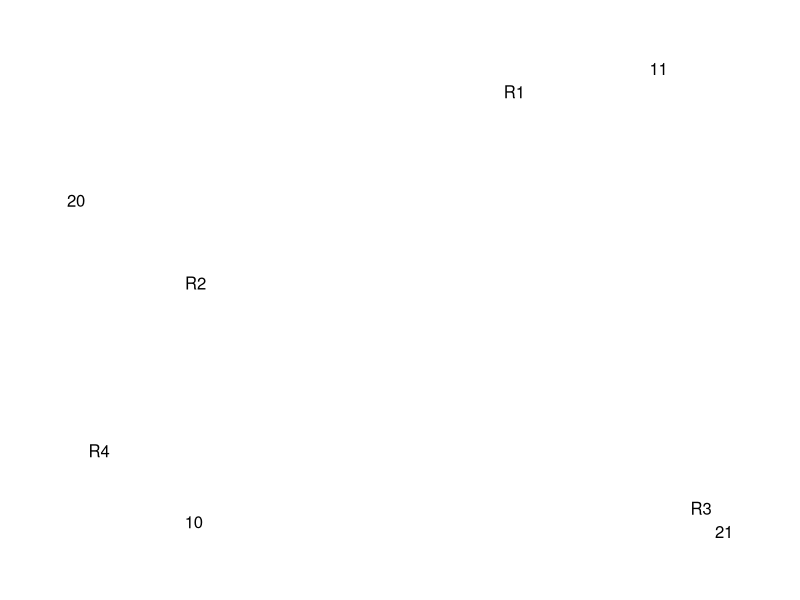

Write the R code that produced this figure.
# Classical MDS

levels <- c('11','10','21','20')
respondents <- c('R1','R2','R3','R4')
R1 <- c(1.5,2,1.5,2.5)
R2 <- c(3.5,3,3,3)
R3 <-c(2, 1.5, 2.5,1.5)
R4 <- c(3,3.5,2.5,3.5)

Respondent.data <- data.frame(R1,R2,R3,R4)
mds1 <- cmdscale(dist(Respondent.data))
rot1<-matrix(1:4,nrow=2, ncol=2)
theta1=0
rot1[1,1]<-cos(theta1)
rot1[1,2]<-sin(theta1)
rot1[2,1]<- sin(theta1)
rot1[2,2]<- cos(theta1)
ref1<-matrix(1:4,nrow=2, ncol=2)
ref1[1,1]<-  1
ref1[1,2]<-  0
ref1[2,1]<- 0
ref1[2,2]<- 1
mds1a <- t(rot1 %*% t(mds1))
par(mai=c(.75,.75,.75,.75))
plot(mds1a, type = 'n', axes = FALSE, xlab = '', ylab = '')
text(mds1a[, 1], mds1a[, 2], respondents)

par(new=T)

L11 <-c(1.5,3,2,3)
L10 <-c(2,3,1.5,3.5)
L21 <-c(2,3,2.5,2.5)
L20 <-c(2,3,1.5,3.5)
Level.data <- data.frame(L11,L10,L21,L20)
mds2 <- cmdscale(dist(Level.data))
rot2<-matrix(1:4,nrow=2, ncol=2)
theta2=0
rot2[1,1]<-  cos(theta2)
rot2[1,2]<- - sin(theta2)
rot2[2,1]<- sin(theta2)
rot2[2,2]<- cos(theta2)
ref2<-matrix(1:4,nrow=2, ncol=2)
ref2[1,1]<-  1
ref2[1,2]<-  0
ref2[2,1]<- 0
ref2[2,2]<- 1
mds2a <- t(rot2 %*% t(mds2))
par(mai=c(.5,.5,.5,.5))
plot(mds2a, type = 'n', axes = FALSE, xlab = '', ylab = '')
text(mds2a[, 1], mds2[, 2], levels)
